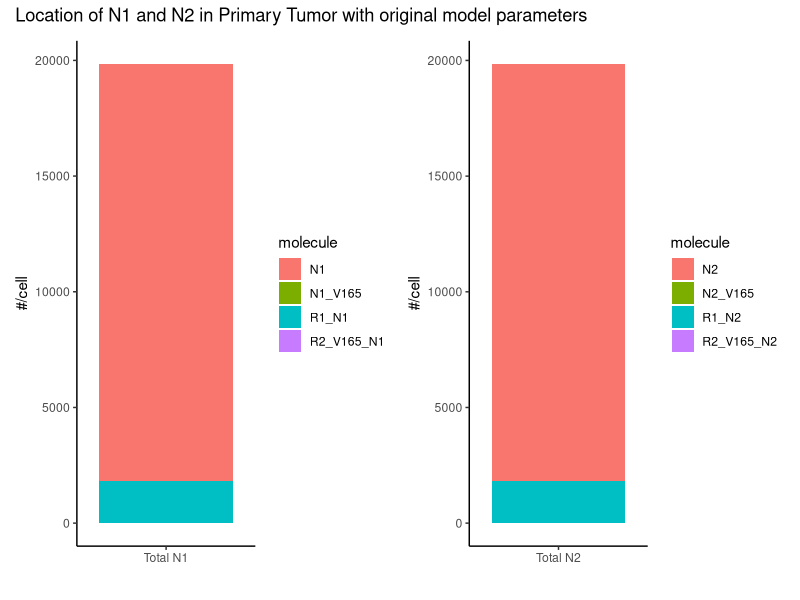
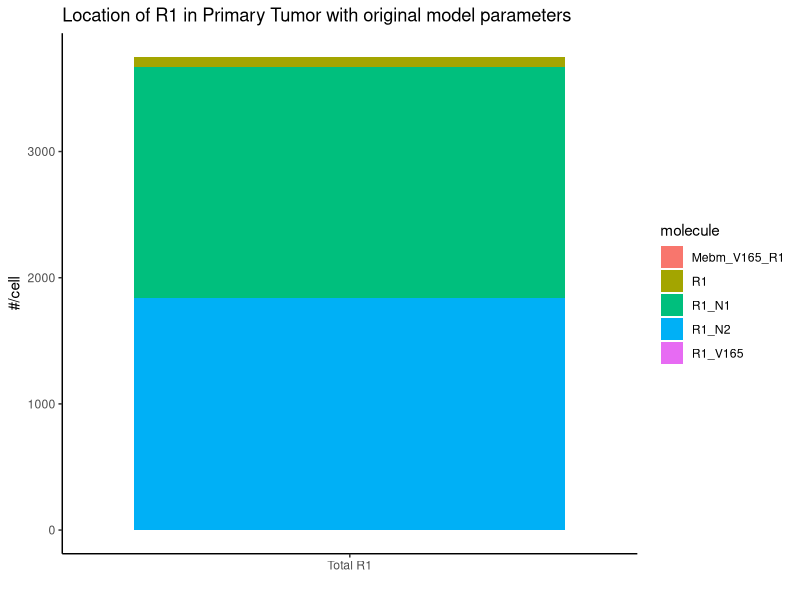
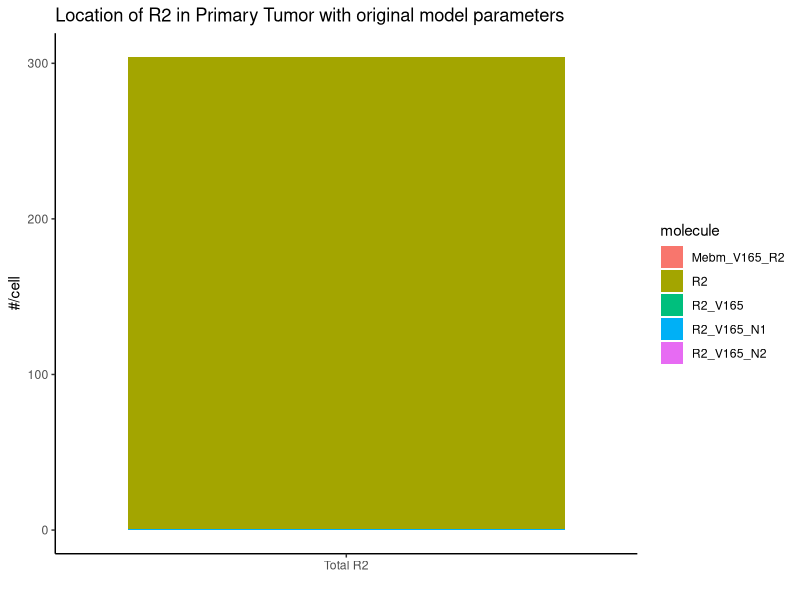
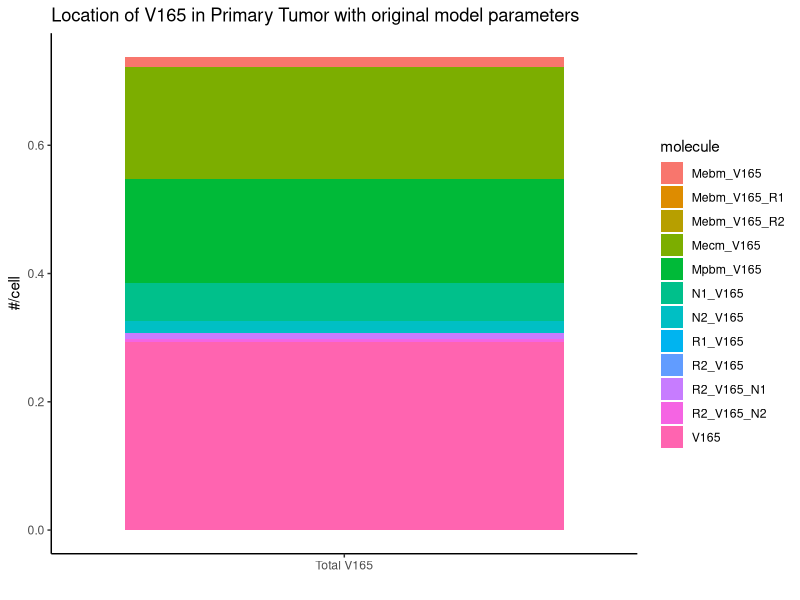
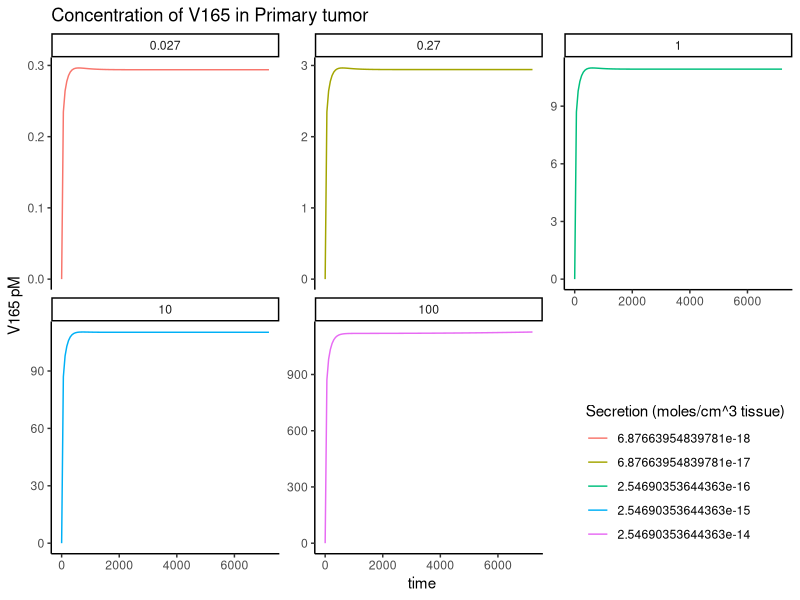
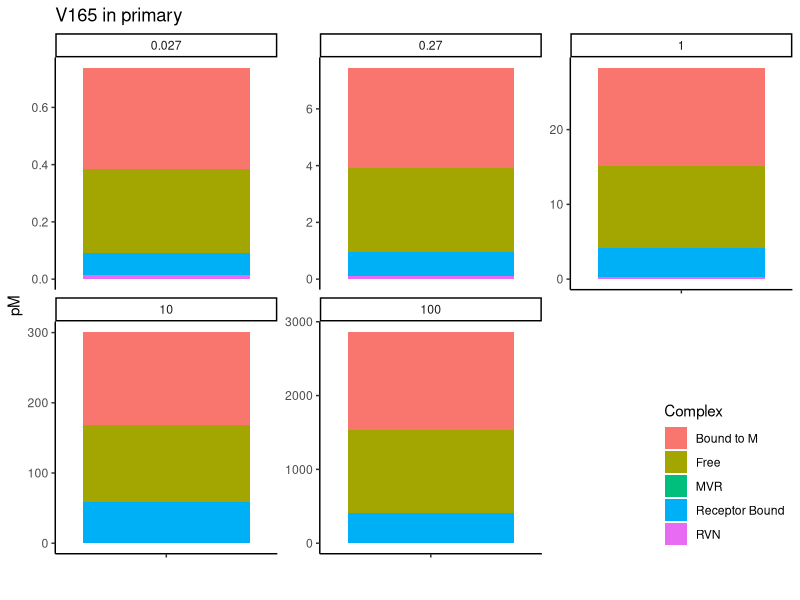
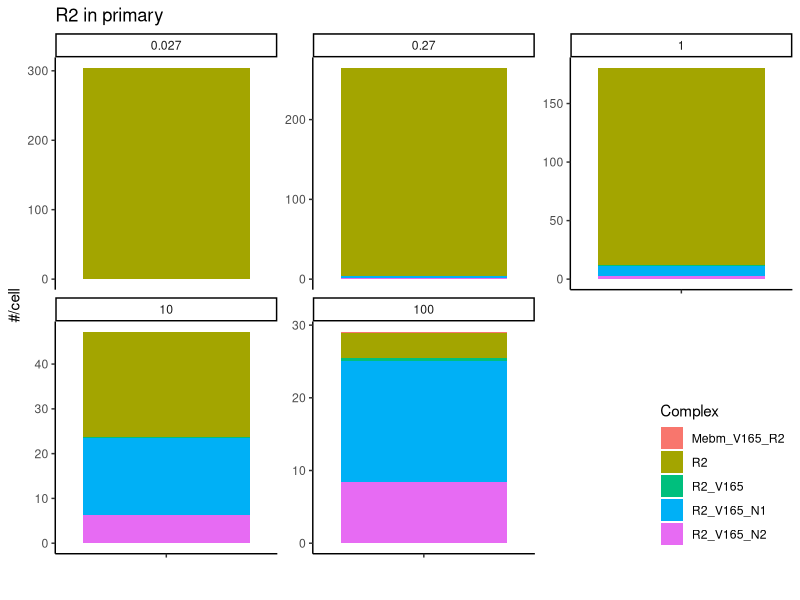
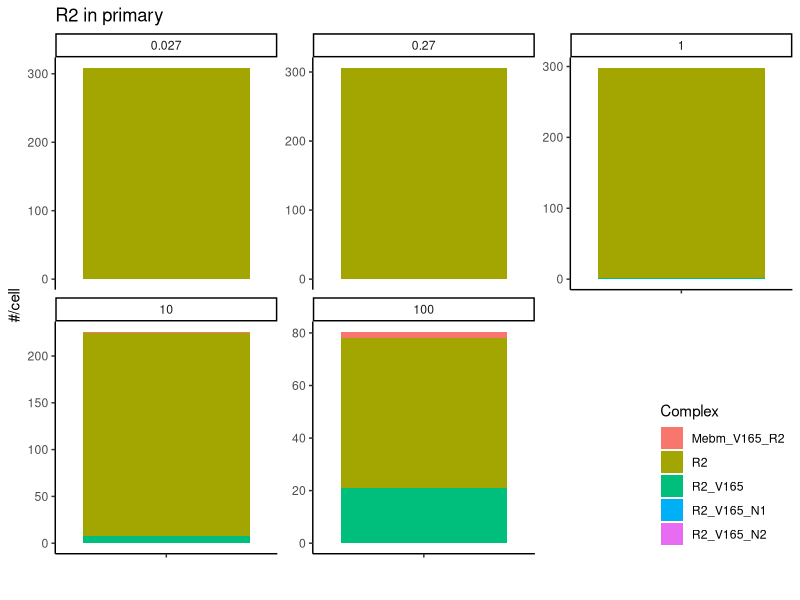

The R source for these figures, in order:
## ---- chunk 1
knitr::opts_chunk$set(echo = TRUE,  warning=FALSE,message = FALSE)
setwd("~/proj/VEGF_metastasis_model/")
library(tidyverse)
library(here)
library(patchwork)
theme_set(theme_classic())
## ---- chunk 2
# Define functions to convert to pM or to #/cell
number_per_cell <- function(conc, tissue){
  ESAV = ifelse(tissue == "main", 73, 105)
  conc*6.0230e+23*1e-5/ESAV;
}

convert_to_pmol <- function(conc, tissue){
  K_AV = ifelse(tissue == "primary", 0.58, 0.03)
  conc/K_AV*1e15
}

quick_bar <- function(df, m,convert = "#/cell", tissue = "primary", position = "stack"){
  converter = switch(convert, "#/cell" = number_per_cell, "pM" = convert_to_pmol)
  y_lab = ifelse(position == "fill", "proportion", convert)
  
  df <- df %>% 
    filter(compartment == tissue, grepl(m, molecule), q_V165 < 1e4) %>% 
    group_by(q_V165) %>% 
    filter(time == max(time)) %>% 
    ungroup
  
  if(m == "V165"){
    df <- df %>% pivot_wider(names_from = molecule, values_from = concentration) %>%  
      group_by(q_V165) %>% 
      summarise(Free = V165, 
                `Bound to M` = sum(across(starts_with("M") & !contains("R"))), 
                MVR = sum(across(starts_with("Mebm_V165_"))),
                RVN = sum(across(starts_with("R2_V165_"))),
                `Receptor Bound` = R1_V165 + R2_V165 + N1_V165 + N2_V165) %>% 
      pivot_longer(!q_V165, names_to = "molecule", values_to = "concentration")
  }
  
  df %>% 
    mutate(value = converter(concentration, tissue)) %>% 
    ggplot(aes("", value, fill = molecule)) + 
    geom_bar(stat = "identity", position = position) + 
    labs(x = "", y = y_lab, fill = "Complex",
         title = str_interp("${m} in ${tissue}")) + 
    facet_wrap(~q_V165, scales = "free_y") +
  theme(legend.position = c(1,0), legend.justification = c(1,0))
}
## ---- chunk 3
sec_debug <- read_csv(here("debug_results","simulation_results_debug_secretion.csv")) %>% 
  filter(q_V165 <= 100)
sec_debug_long <- sec_debug %>% 
  pivot_longer(!c(q_V165, time), values_to = "concentration",
               names_to = c("compartment", "molecule"), names_sep = "[.]")
## ---- chunk 4
sec_debug_long %>%
  filter(compartment == "primary", grepl("N1", molecule), q_V165 == 0.027, time == max(time)) %>%
  ggplot(aes(x = "Total N1", y = number_per_cell(concentration, compartment), fill = molecule)) +
  geom_bar(stat = "identity", position = "stack") +
  labs(y = "#/cell",  x = "") +
  sec_debug_long %>%
  filter(compartment == "primary", grepl("N2", molecule), q_V165 == 0.027, time == max(time)) %>%
  ggplot(aes(x = "Total N2", y = number_per_cell(concentration, compartment), fill = molecule)) +
  geom_bar(stat = "identity", position = "stack") +
  labs(y = "#/cell", x = "") +
  plot_annotation(title = "Location of N1 and N2 in Primary Tumor with original model parameters")
## ---- chunk 5
sec_debug_long %>%
  filter(compartment == "primary", grepl("R1", molecule), q_V165 == 0.027, time == max(time)) %>%
  ggplot(aes(x = "Total R1", y = number_per_cell(concentration, compartment), fill = molecule)) +
  geom_bar(stat = "identity", position = "stack") +
  labs(y = "#/cell", title = "Location of R1 in Primary Tumor with original model parameters", x = "")
## ---- chunk 6
sec_debug_long %>%
  filter(compartment == "primary", grepl("R2", molecule), q_V165 == 0.027, time == max(time)) %>%
  ggplot(aes(x = "Total R2", y = number_per_cell(concentration, compartment), fill = molecule)) +
  geom_bar(stat = "identity", position = "stack") +
  labs(y = "#/cell", title = "Location of R2 in Primary Tumor with original model parameters", x = "")
## ---- chunk 7
sec_debug_long %>%
  filter(compartment == "primary", grepl("V165", molecule), q_V165 == 0.027, time == max(time)) %>%
  ggplot(aes(x = "Total V165", y = convert_to_pmol(concentration, compartment), fill = molecule)) +
  geom_bar(stat = "identity", position = "stack") +
  labs(y = "#/cell", title = "Location of V165 in Primary Tumor with original model parameters", x = "")
## ---- chunk 8
sec_debug %>%
  filter(q_V165 < 1e3) %>%
  ggplot(aes(time, primary.V165/0.58*1e15,
             color = as.factor(q_V165  * 1534 / (1e-5 * 6.023e23)))) +
  geom_line() +
  labs(x = "time", y = "V165 pM", color = "Secretion (moles/cm^3 tissue)",
       title = "Concentration of V165 in Primary tumor") +
  facet_wrap(~as.factor(q_V165), scales = "free_y") +
  theme(legend.position = c(1,0), legend.justification = c(1,0))

quick_bar(sec_debug_long, "V165",  "pM")
## ---- chunk 9
quick_bar(sec_debug_long , "R2")
## ---- chunk 10
sec_debug6 <- read_csv(here("debug_results","simulation_results_debug_secretion_no_N.csv"))
sec_debug_long6 <- sec_debug6 %>%
  pivot_longer(!c(q_V165, time), values_to = "concentration",
               names_to = c("compartment", "molecule"), names_sep = "[.]")

quick_bar(sec_debug_long6 , "R2")
## ---- chunk 11
comp_df <- merge(
  sec_debug %>%
    group_by(q_V165) %>%
    filter(time == max(time)) %>%
    select(-time) %>%
    pivot_longer(!q_V165, names_to = c("tissue", "molecule"), names_sep = "[.]",
                 values_to = "orig"),
  
  sec_debug6 %>%
    group_by(q_V165) %>%
    filter(time == max(time)) %>%
    select(-time) %>%
    pivot_longer(!q_V165, names_to = c("tissue", "molecule"), names_sep = "[.]",
                 values_to = "noN"),
  
  by = c("q_V165", "tissue", "molecule")
)
## ---- chunk 12
comp_df %>%
  filter(tissue == "primary", grepl("R2", molecule)) %>%
  mutate(orig = number_per_cell(orig, tissue), noN = number_per_cell(noN, tissue)) %>%
  ggplot(aes(orig, noN, color = molecule)) +
  geom_abline(lty = "dashed") +
  geom_text(aes(label = molecule)) +
  facet_wrap(~q_V165, scales = "free", labeller = "label_both") +
  labs(x = "#/cell with Original Model Parameters",
       y = "#/cell with no Neuropilin",
       title = "Compare Amount of R2 at steady state between Simulations") +
  theme(legend.position = c(1,0), legend.justification = c(1,0))
## ---- chunk 13
comp_df %>%
  filter(tissue == "primary", grepl("R2", molecule)) %>%
  mutate(orig = number_per_cell(orig, tissue), noN = number_per_cell(noN, tissue), molceule = factor(molecule)) %>% 
  filter(molecule != "R2") %>%
  ggplot(aes(orig, noN, color = molecule)) +
  geom_abline(lty = "dashed") +
  geom_text(aes(label = molecule)) +
  facet_wrap(~q_V165, scales = "free", labeller = "label_both") +
  labs(x = "#/cell with Original Model Parameters",
       y = "#/cell with no Neuropilin",
       title = "Compare Amount of R2 at steady state between Simulations") +
  scale_color_discrete(drop = FALSE) +
  theme(legend.position = c(1,0), legend.justification = c(1,0))
## ---- chunk 14
quick_bar(sec_debug_long6, "R1") + ggtitle("R1 in Primary Tumor when no Neuropilin")
comp_df %>%
  filter(tissue == "primary", grepl("R1", molecule)) %>%
  mutate(orig = number_per_cell(orig, tissue), noN = number_per_cell(noN, tissue)) %>%
  ggplot(aes(orig, noN, color = molecule)) +
  geom_abline(lty = "dashed") +
  geom_text(aes(label = molecule)) +
  facet_wrap(~q_V165, scales = "free", labeller = "label_both") +
  labs(x = "#/cell with Original Model Parameters",
       y = "#/cell with no Neuropilin",
       title = "Compare Amount of R1 at stteady state between Simulations") +
  theme(legend.position = c(1,0), legend.justification = c(1,0))
## ---- chunk 15
sec_debug6 %>%
  ggplot(aes(time, primary.V165/0.58*1e15,
             color = as.factor(q_V165  * 1534 / (1e-5 * 6.023e23)))) +
  geom_line() +
  labs(x = "time", y = "V165 pM", color = "Secretion (moles/cm^3 tissue)",
       title = "Concentration of Free V165 at in Primary tumor") +
  facet_wrap(~as.factor(q_V165), scales = "free_y") +
  theme(legend.position = c(1,0), legend.justification = c(1,0))

quick_bar(sec_debug_long6, "V165",  "pM")
## ---- chunk 16
comp_df %>%
  filter(tissue == "primary", grepl("V165", molecule)) %>%
  mutate(orig = 0.58*1e15*orig, noN = 0.58*1e15*noN) %>%
  ggplot(aes(orig, noN, color = molecule)) +
  geom_abline(lty = "dashed") +
  geom_text(aes(label = molecule)) +
  facet_wrap(~q_V165, scales = "free", labeller = "label_both") +
  labs(x = "Concentration with Original Model Parameters (pM)",
       y = "Concentration with no Neuropilin (pM)",
       title = "Compare concentration of V165 at steady state between simulations") 
## ---- chunk 17
sec_debug2 <- read_csv(here("debug_results","simulation_results_debug_R2.csv"))
sec_debug_long2 <- sec_debug2 %>%
  pivot_longer(!c(q_V165, kprod_R2, time), values_to = "concentration",
               names_to = c("compartment", "molecule"), names_sep = "[.]")

sec_debug2 %>%
  ggplot(aes(time, primary.V165/0.58*1e15,
             color = as.factor(kprod_R2))) +
  geom_line() +
  labs(x = "time", y = "V165 pM",
       title = "Concentration of Free V165 in Primary tumor",
       color = "kprod_R2") +
  facet_wrap(~q_V165, scales = "free_y", labeller = "label_both")+
  theme(legend.position = c(1,0), legend.justification = c(1,0))

sec_debug2 %>%
  ggplot(aes(time, number_per_cell(primary.R2, "primary"),
             color = as.factor(kprod_R2))) +
  geom_line() +
  labs(x = "time", y = "# R2/cell",
       title = "Concentration of Free R2 in Primary tumor",
       color = "kprod_R2") +
  facet_wrap(~q_V165, scales = "free_y", labeller = "label_both")+
  theme(legend.position = c(1,0), legend.justification = c(1,0))

sec_debug2 %>%
  ggplot(aes(time, number_per_cell(primary.R2_V165 + primary.R2_V165_N1 + primary.R2_V165_N2, "primary"),
             color = as.factor(kprod_R2))) +
  geom_line() +
  labs(x = "time", y = "# Bound R2/cell",
       title = "Concentration of Bound R2 in Primary tumor",
       color = "kprod_R2") +
  facet_wrap(~q_V165, scales = "free_y", labeller = "label_both")+
  theme(legend.position = c(1,0), legend.justification = c(1,0))


sec_debug_long2 %>%
  filter(compartment == "primary", grepl("R2", molecule)) %>%
  group_by(q_V165, kprod_R2) %>%
  filter(time == max(time)) %>%
  ggplot(aes(x = as.factor(q_V165), y = number_per_cell(concentration, compartment), fill = molecule)) +
  geom_bar(stat = "identity", position = "stack") +
  facet_wrap(~kprod_R2, scales = "free_y", labeller = "label_both") +
  labs( y = "# of R2/cell", title = "Amount of R2 at varying parameter values", x = "V165 Secretion")

sec_debug_long2 %>%
  filter(compartment == "primary", grepl("V165", molecule)) %>%
  group_by(q_V165, kprod_R2) %>%
  filter(time == max(time)) %>%
  ggplot(aes(x = as.factor(kprod_R2), y = convert_to_pmol(concentration, compartment), fill = molecule)) +
  geom_bar(stat = "identity", position = "stack") +
  facet_wrap(~q_V165, scales = "free_y", labeller = "label_both") +
  labs(x = "kprod_R2", y = "V165 concentration (pM)", title = "Concentration of Free V165 at varying parameter values")

sec_debug2 %>% mutate(x = primary.R2_V165 + primary.R2_V165_N1 + primary.R2_V165_N2, y = primary.V165) %>%
  group_by(q_V165, kprod_R2) %>% filter(time == max(time))  %>%
  ggplot(aes(convert_to_pmol(x, "primary"),convert_to_pmol(y, "primary"), color = log(kprod_R2))) +
  geom_point() + facet_wrap(~q_V165, scales = "free") +
  labs(x = "Concentration of bound R2 (pM)", y = "Concentration of free V165 (pM)",
       title = "Steady state concentrations at varying parameter values")+
  theme(legend.position = c(1,0), legend.justification = c(1,0))
## ---- chunk 18
sec_debug3 <- read_csv(here("debug_results","simulation_results_debug_R2_no_perm.csv"))
sec_debug_long3 <- sec_debug3 %>%
  pivot_longer(!c(q_V165, kprod_R2, time), values_to = "concentration",
               names_to = c("compartment", "molecule"), names_sep = "[.]")

sec_debug3 %>%
  ggplot(aes(time, primary.V165/0.58*1e15,
             color = as.factor(kprod_R2))) +
  geom_line() +
  labs(x = "time", y = "V165 pM",
       title = "Concentration of Free V165 in Primary tumor",
       color = "kprod_R2") +
  facet_wrap(~q_V165, scales = "free_y", labeller = "label_both")+
  theme(legend.position = c(1,0), legend.justification = c(1,0))


sec_debug3 %>%
  ggplot(aes(time, number_per_cell(primary.R2, "primary"),
             color = as.factor(kprod_R2))) +
  geom_line() +
  labs(x = "time", y = "# R2/cell",
       title = "Concentration of Free R2 in Primary tumor",
       color = "kprod_R2") +
  facet_wrap(~q_V165, scales = "free_y", labeller = "label_both")+
  theme(legend.position = c(1,0), legend.justification = c(1,0))

sec_debug3 %>%
  ggplot(aes(time, number_per_cell(primary.R2_V165 + primary.R2_V165_N1 + primary.R2_V165_N2, "primary"),
             color = as.factor(kprod_R2))) +
  geom_line() +
  labs(x = "time", y = "# Bound R2/cell",
       title = "Concentration of Bound R2 in Primary tumor",
       color = "kprod_R2") +
  facet_wrap(~q_V165, scales = "free_y", labeller = "label_both")+
  theme(legend.position = c(1,0), legend.justification = c(1,0))

sec_debug_long3 %>%
  filter(compartment == "primary", grepl("R2", molecule)) %>%
  group_by(q_V165, kprod_R2) %>%
  filter(time == max(time)) %>%
  ggplot(aes(x = as.factor(q_V165), y = number_per_cell(concentration, compartment), fill = molecule)) +
  geom_bar(stat = "identity", position = "stack") +
  facet_wrap(~kprod_R2, scales = "free_y", labeller = "label_both") +
  labs( y = "# R2/cell", title = "Amount of R2 at varying parameter values", x = "V165 Secretion")

sec_debug_long3 %>%
  filter(compartment == "primary", grepl("V165", molecule)) %>%
  group_by(q_V165, kprod_R2) %>%
  filter(time == max(time)) %>%
  ggplot(aes(x = as.factor(kprod_R2), y = convert_to_pmol(concentration, compartment), fill = molecule)) +
  geom_bar(stat = "identity", position = "stack") +
  facet_wrap(~q_V165, scales = "free_y", labeller = "label_both") +
  labs(x = "kprod_R2", y = "V165 concentration (pM)", title = "Concentration of Free V165 at varying parameter values")

sec_debug3 %>% mutate(x = primary.R2_V165 + primary.R2_V165_N1 + primary.R2_V165_N2, y = primary.V165) %>%
  group_by(q_V165, kprod_R2) %>% filter(time == max(time))  %>%
  ggplot(aes(convert_to_pmol(x, "primary"),convert_to_pmol(y, "primary"), color = log(kprod_R2))) +
  geom_point() + facet_wrap(~q_V165, scales = "free") +
  labs(x = "Concentration of bound R2 (pM)", y = "Concentration of free V165 (pM)",
       title = "Steady state concentrations at varying parameter values")+
  theme(legend.position = c(1,0), legend.justification = c(1,0))
